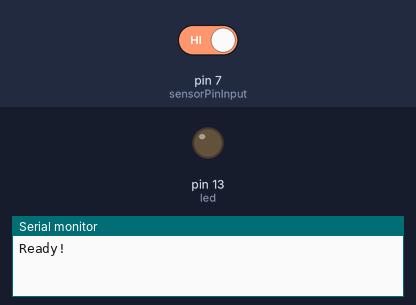
Bench run of a sketch on a simulated Arduino Uno, built with avr-gcc and run on an emulated ATmega328P. Parts: output pins drawn as LEDs (lit = HIGH), the last lines printed to the serial monitor. Inputs (shaded band) come from the test bench; at power-on: pin 7 (sensorPinInput) HIGH.

Above: at 1.2 s.
1.3 s: pin 7 (sensorPinInput) driven LOW
At 2.4 s:
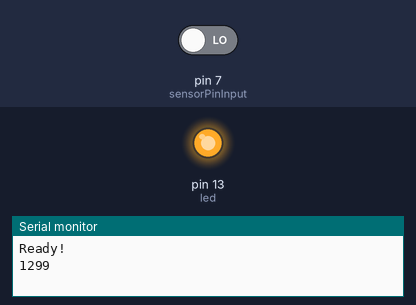
2.8 s: pin 7 (sensorPinInput) driven HIGH
At 3.3 s:
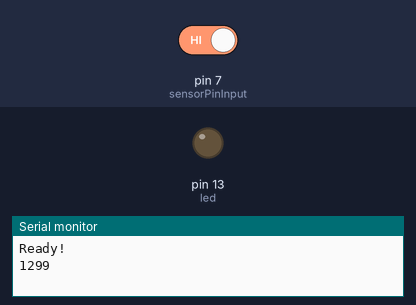
Timing chart, 0 to 5.8 s (numbered marks = the images above; inputs shaded):
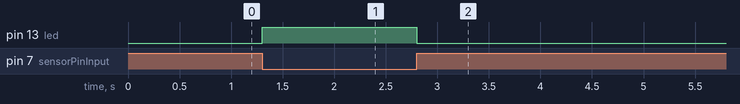

The sketch:

Ir.ino
```cpp
int led = 13;
int sensorPinInput = 7;
int sensorPinOutput = 8;

int loopValue = 0;
int lastLoopValue = 0;

void setup() {
  Serial.begin(9600);
  while(!Serial);
  Serial.println("Ready!");
  pinMode(led, OUTPUT);
  pinMode(sensorPinInput, INPUT);
  pinMode(sensorPinOutput, OUTPUT);

  digitalWrite(sensorPinOutput, LOW);    // turn off IR from the keyesIR
}

int lastTime = 0;

// the loop routine runs over and over again forever:
void loop() {

    loopValue++;

    if (!digitalRead(sensorPinInput)) {
      //Serial.print("DOWN ");
      //Serial.println(millis()-lastTime, DEC);

      if (lastTime==0) {
          lastTime = millis();
      }
      Serial.println(millis(), DEC);

      lastTime = millis();

      digitalWrite(led, HIGH);   // turn the LED on (HIGH is the voltage level)

      //Serial.print("  UP ");
      while (!digitalRead(sensorPinInput)) {
      }
      //Serial.println(millis()-lastTime, DEC);
      lastTime = millis();

      digitalWrite(led, LOW);    // turn the LED off by making the voltage LOW
    }

}
```

Measured:
- after the input at 1.3 s, pin 13 (led): LOW → HIGH at once
- after the input at 2.8 s, pin 13 (led): HIGH → LOW at once
